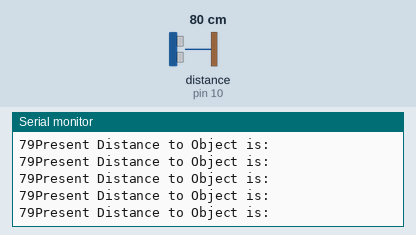
The sketch below on a simulated Arduino Uno, built with avr-gcc and run on an emulated ATmega328P. On the bench: the last lines printed to the serial monitor. Wiring (inferred from the names in the program): ultrasonic range finder: trigger pin 9; echo pin 10. The test bench sets the inputs (shaded band); at power-on: distance to the obstacle (sensor on pin 10) 80 cm. The echo pulse lasts 58.3 µs per cm.

Above: at 1.2 s.
1.3 s: distance to the obstacle (sensor on pin 10) set to 2 cm
At 1.8 s:
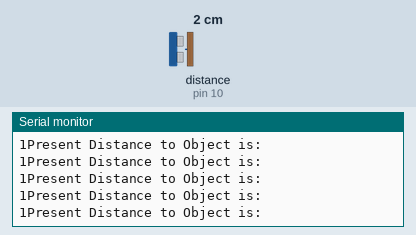
4.3 s: distance to the obstacle (sensor on pin 10) set to 18 cm
At 5.3 s:
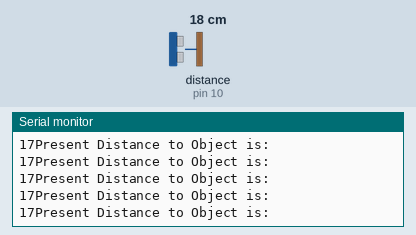
7.3 s: distance to the obstacle (sensor on pin 10) set to 4 cm
At 8.2 s:
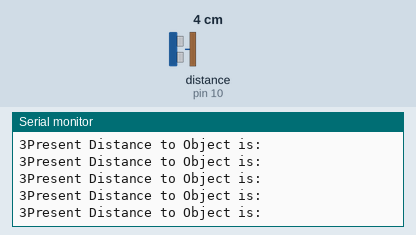
10.3 s: distance to the obstacle (sensor on pin 10) set to 35 cm
At 11.1 s:
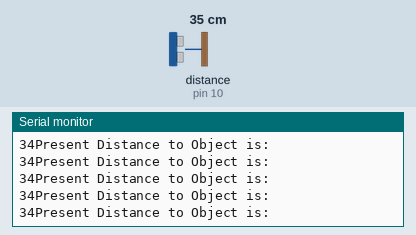
13.3 s: distance to the obstacle (sensor on pin 10) set to 120 cm
At 14.1 s:
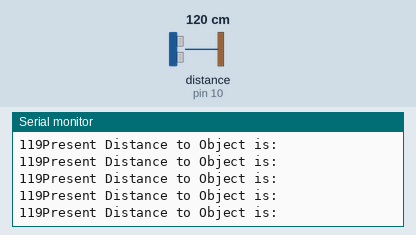
16.3 s: distance to the obstacle (sensor on pin 10) set to 60 cm
At 17.0 s:
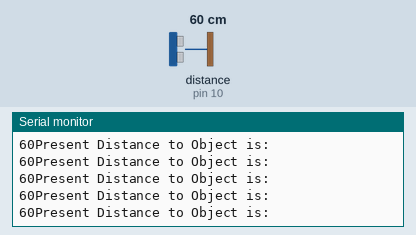
Timing chart, 0 to 19.3 s (numbered marks = the images above; inputs shaded):
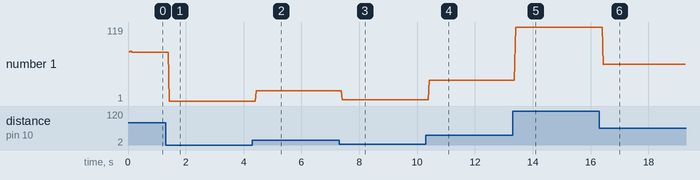

Measured:
- after the input at 1.3 s, the serial monitor: prints a new line after 0.12 s (image 1)
- after the input at 4.3 s, the serial monitor: prints a new line after 0.13 s (image 2)
- after the input at 7.3 s, the serial monitor: prints a new line after 0.11 s (image 3)
- after the input at 10.3 s, the serial monitor: prints a new line after 0.12 s (image 4)
- after the input at 13.3 s, the serial monitor: prints a new line after 0.10 s (image 5)
- after the input at 16.3 s, the serial monitor: prints a new line after 0.14 s (image 6)
- plotted number 1: 79 → 1 after the input at 1.3 s, 1 → 17 after the input at 4.3 s, 17 → 3 after the input at 7.3 s, 3 → 34 after the input at 10.3 s, 34 → 119 after the input at 13.3 s

The sketch:

basic_hcsr04.ino
```cpp
/*
  HC-SR04 Applications:
  1). Detecting objects/obstacles for navigation.
  2). Localization and avoiding/over taking obstacles.
  3). Detecting distance to nearest object.
  4). Parking assist systems and reverse parking.

  Connecting HC-SR04 to arduino:
   HC-SR04 Ultrasonic Module has 4 pins, Ground, VCC, Trig and Echo.
   Ground/GND : Arduino GND
   Power/VCC : 5 volts arduino pin
   Trigger Pin (OUTPUT) : Arduino Digital Pin 9
   Echo Pin (INPUT) : Arduino Digital Pin 10
*/

// Define the Trig and Echo pins as named trigPin and echoPin
const int trigPin = 9;
const int echoPin = 10;


// 'traveltime' stores the roundtrip time for ultra soundwave to return/register to echoPin
long traveltime;
// 'object_distance' stores the distance in cm/inches from the object detected.
unsigned int object_distance;


// Setup and initialise HC-SR04 and all that we need.
void setup()
{
  // Define trigPin as an output, to send out the sound wave.
  pinMode(trigPin, OUTPUT);

  // Define echoPin as input, to receive the echo as input.
  pinMode(echoPin, INPUT);

  // Start the serial monitor, at 9600 baudrate.
  Serial.begin(9600);
}


// Run in Loop
void loop()
{
  unsigned long ret_distance = front_object_distance();
  Serial.println(F("Present Distance to Object is: "));
  Serial.print(ret_distance);
}


// Common function to return distance to object in cms and inches.
float front_object_distance()
{
  // Make sure to set trigPin is clear/LOW State for 5 µs
  digitalWrite(trigPin, LOW);
  delayMicroseconds(5);

  // For generating Ultra sound wave, set 'trigPin' to HIGH State for 10 µs
  // The sensor then creates an 8 cycle burst of ultrasound at 40 kHz
  digitalWrite(trigPin, HIGH);
  delayMicroseconds(10);
  // Set trigPin to LOW, to stop sending the sound wave and start/stop the duration to travel back
  digitalWrite(trigPin, LOW);

  /*
    When sound waves reach receiver, it turns the echoPin HIGH for the same duration.
    pulseIn(), function waits for echoPin to go into HIGH and then stops timing when it switches to LOW state.
    Read in the echoPin input, as the roundtrip duration for ultra sound wave to reach back from detected object.
  */
  traveltime = pulseIn(echoPin, HIGH);

  /*
    Let 'd' be the distance, and speed of sound as 343 m/s Or 0.034cm/µs, there distance will equal
    duration multiplied by speed of sound. As the sound wave has to travel to the object and back to
    the sensor echoPin, we need to only consider half the duration to obect in front.
    distance to object = (traveltime/2) x speed of sound
  */
  object_distance = (traveltime * 0.0343) / 2;
  long obj_distanceInch = traveltime * 0.0133 / 2;

  // Default return distance to object in centimeters.
  return object_distance;
}
```
